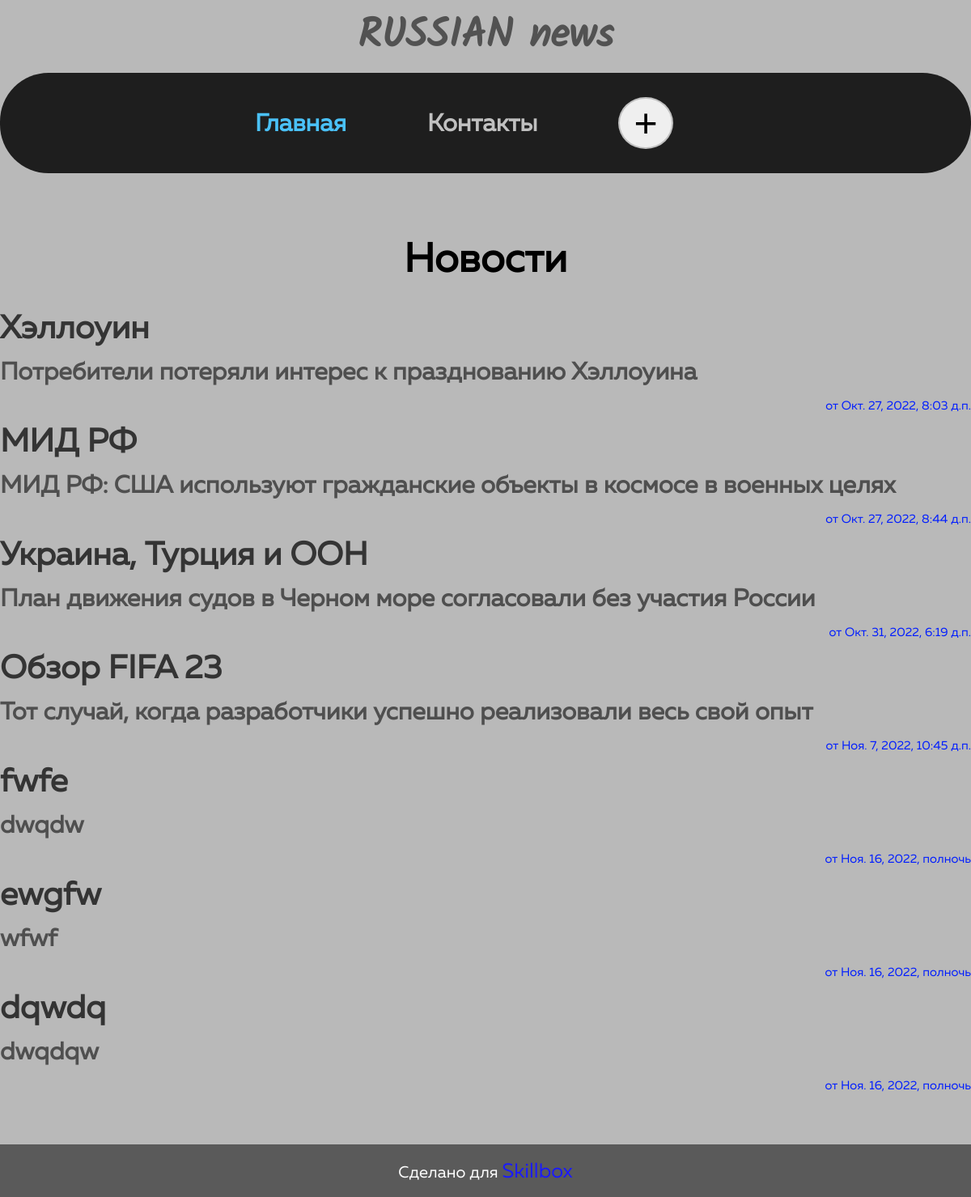
The page / on the database its author committed.
### add_news/models.py (models this page shows, shortened)
class Articles(models.Model):
    title = models.CharField(max_length=100, verbose_name='Заголовок статьи')
    anons = models.CharField(max_length=250, verbose_name='Анонс')
    text_news = models.TextField(max_length=2000, verbose_name='Текст новости')
    date_add = models.DateTimeField(verbose_name='Дата публикации')
    update_date = models.DateTimeField(verbose_name='Дата редактирования')
    activity = models.BooleanField(default=True)
    class Meta:
        verbose_name = 'Новость'
        verbose_name_plural = 'Новости'

### add_news/views.py (the view)
# urls.py: path('', NewsHomePage.as_view(), name='news'),
class NewsHomePage(ListView):
    model = Articles
    template_name = "add_news/news_home.html"
    context_object_name = "news"
    extra_context = {'title': 'Главная'}

### add_news/templates/add_news/news_home.html (shortened to what this page needs)
{% load static %}
<html lang="ru">
<head>
    <link rel="stylesheet" href="{% static 'add_news/css/style.css' %}" type="text/css">
</head>
<body>
    <header class="header">
        <div class="header__top">
            <div class="container">
                <a class="header__logo-link link" href="{% url 'news' %}">RUSSIAN news</a>
            </div>
        </div>
        <div class="header__button">
            <div class="container">
                <nav class="header__nav">
                    <ul class="header__nav-list list">
                        <li class="header__list-item"><a href="{% url 'news' %}" class="header__nav-link link active">Главная</a></li>
                        <li class="header__list-item"><a href="{% url 'contacts' %}" class="header__nav-link link">Контакты</a></li>
                        <li class="header__list-item">
                            <a href="{% url 'create' %}" class="header__nav-link link"><button class="header__btn">+</button>
                            </a></li>
                    </ul>
                </nav>
            </div>
        </div>
    </header>
    <section class="news">
        <div class="container">
            <h2 class="about__heading">Новости</h2>
            {% if news %}
             <ul class="news__list list">
            {% for elements in news %}
                <li class="news__list-item">
                    <div class="news__news-block">
                        <a href="{{elements.id}}" class="news__news-heading link">{{elements.title}}</a>
                        <p class="news__anons">{{elements.anons}}</p>
                        <span class="news__date">от {{elements.update_date}}</span>
                    </div>
                </li>
            {% endfor %}
            </ul>
            {% else %}
            <p class="else">Нет ни одной новости</p>
            {% endif %}
        </div>
    </section>
    <footer class="footer">
        <div class="container">
            <div class="footer__span-block">
                <span class="footer__span">Сделано для <a href="https://skillbox.ru/" class="footer__link link" target="_blank">
                    Skillbox
                </a>
                </span>
            </div>
        </div>
    </footer>
</body>
</html>

### add_news/static/add_news/css/style.css (style rules this page uses)
* { margin: 0; padding: 0; }
body { min-width: 320px; background-color: #b9b9b9; font-family: 'Muller', sans-serif; }
.link { display: inline-block; text-decoration: none; }
.list { list-style: none; }
.header__top { padding: 20px 0; text-align: center; }
.container { margin: 0 auto; width: 1200px; }
.header__logo-link { font-family: 'Kalm', sans-serif; font-size: 50px; line-height: 100%; font-weight: 900; color: #525252; }
.header__nav { padding: 30px; border-radius: 60px; background-color: #1e1e1e; }
.header__nav-list { display: flex; margin: 0 auto; align-items: center; width: 50%; }
.header__list-item:not(:last-child) { margin-right: 100px; }
.header__nav-link { font-size: 30px; line-height: 100%; font-weight: 600; color: #c0c0c0; transition: color .5s ease-in-out; }
.active { color: #4ac1f7; }
.header__btn { padding: 5px 17px; font-size: 50px; line-height: 100%; border: 2px solid #c0c0c0; border-radius: 100%; cursor: pointer; }
.about__heading { margin-bottom: 40px; font-size: 50px; line-height: 100%; text-align: center; }
.news { padding: 80px 0; }
.news__list-item:not(:last-child) { margin-bottom: 50px; }
.news__news-heading { margin-bottom: 20px; font-size: 40px; line-height: 100%; font-weight: 900; color: #343434; transition: color .5s ease-in-out; }
.news__anons { margin-bottom: 20px; font-size: 30px; line-height: 100%; font-weight: 600; color: #4f4f4f; }
.news__date { margin-bottom: 30px; float: right; font-size: 15px; line-height: 100%; color: #001dff; }
.footer { background-color: #5a5a5a; }
.footer__span-block { padding: 20px 0; text-align: center; }
.footer__span { font-size: 20px; line-height: 100%; color: #ffffff; }
.footer__link { display: inline-block; font-size: 25px; line-height: 100%; color: #1a1aff; }

### rows shown on the page
Articles: title "Хэллоуин", anons "Потребители потеряли интерес к празднованию Хэллоуина", update_date "Окт. 27, 2022, 8:03 д.п."
Articles: title "МИД РФ", anons "МИД РФ: США используют гражданские объекты в космосе в военных целях", update_date "Окт. 27, 2022, 8:44 д.п."
Articles: title "Украина, Турция и ООН", anons "План движения судов в Черном море согласовали без участия России", update_date "Окт. 31, 2022, 6:19 д.п."
Articles: title "Обзор FIFA 23", anons "Тот случай, когда разработчики успешно реализовали весь свой опыт", update_date "Ноя. 7, 2022, 10:45 д.п."
Articles: title "fwfe", anons "dwqdw", update_date "Ноя. 16, 2022, полночь"
Articles: title "ewgfw", anons "wfwf", update_date "Ноя. 16, 2022, полночь"
Articles: title "dqwdq", anons "dwqdqw", update_date "Ноя. 16, 2022, полночь"
